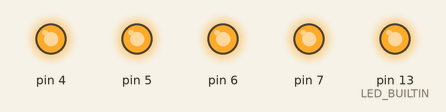
The sketch below on a simulated Arduino Uno, built with avr-gcc and run on an emulated ATmega328P. On the bench: output pins drawn as LEDs (lit = HIGH).

Above: at 0.5 s.
At 3.0 s:
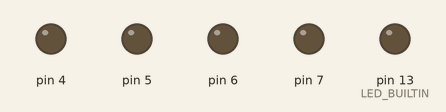
Timing chart, 0 to 6.5 s (numbered marks = the images above):
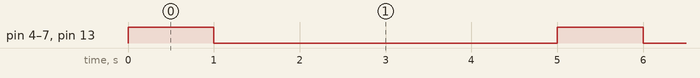

Measured:
- by itself, pin 4–7, pin 13 (LED_BUILTIN): alternates HIGH for 1.0 s and LOW for 4.0 s

The sketch:

analog-digital-testing01.ino
```cpp
void setup() {

  pinMode(LED_BUILTIN, OUTPUT);
 // pinMode(4, OUTPUT); using analogWrite so no pinmode needed
  pinMode(5, OUTPUT);
  pinMode(6, OUTPUT);
  pinMode(7, OUTPUT);
}

void loop() {
  digitalWrite(LED_BUILTIN, HIGH);
  analogWrite(4, 200);
  digitalWrite(5, HIGH);
  digitalWrite(6, HIGH);
  digitalWrite(7, HIGH);
  delay(1000);                       // wait for a second
  digitalWrite(LED_BUILTIN, LOW);
  analogWrite(4, 50);
  digitalWrite(5, LOW);
  digitalWrite(6, LOW);
  digitalWrite(7, LOW);
  delay(4000);                       // wait for 4 seconds
}
```
